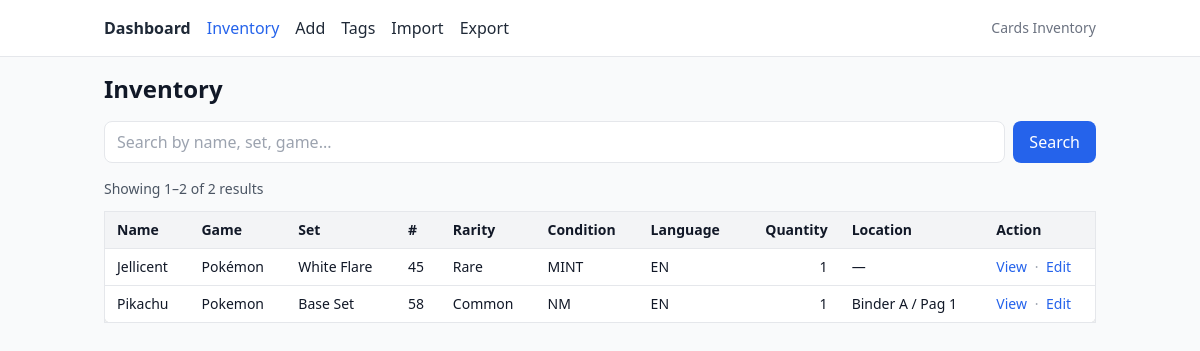
/items, run on an earlier commit of the app's database.
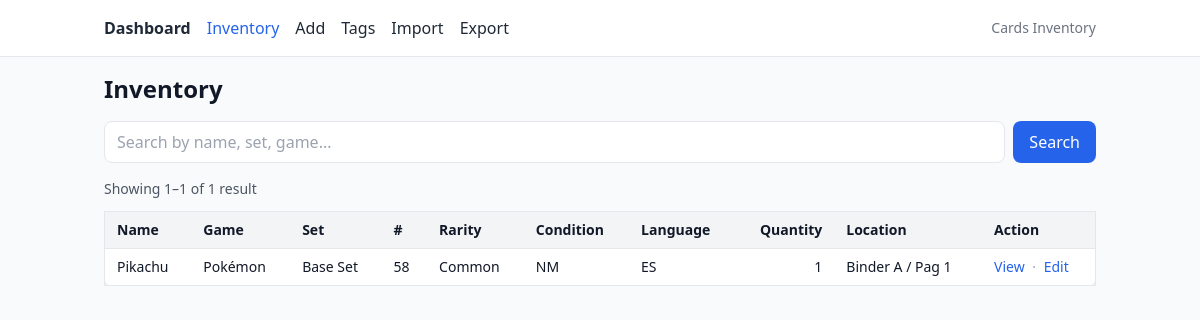
And on a later commit of the database.
### app/models/inventory.py (models this page shows)
class InventoryItem(SQLModel, table=True):
    __tablename__ = "inventoryitem"
    __table_args__ = ()
    id: Optional[int] = Field(default=None, primary_key=True)
    name: str = Field(index=True)
    game: str = Field(index=True)
    set_name: str = Field(index=True)
    set_code: Optional[str] = Field(default=None, index=True)
    number_set: int = Field(index=True)
    rarity: Rarity = Field(sa_column=Column(SAEnum(Rarity, name="rarity"), nullable=False))
    condition: Condition = Field(sa_column=Column(SAEnum(Condition, name="condition"), nullable=False))
    language: Language = Field(sa_column=Column(SAEnum(Language, name="language"), nullable=False))
    quantity: int = Field(default=0, ge=0, index=True)
    location: Optional[str] = None
    comercial_condition: ComercialCondition = Field(
        default=ComercialCondition.COLLECTION,
        sa_column=Column(SAEnum(ComercialCondition, name="comercial_condition"), nullable=False)
    )
    variant: Optional[str] = Field(default=None, index=True)
    notes: Optional[str] = None
    image_path: Optional[str] = None
    tags: list["Tag"] = Relationship(back_populates="items", link_model=ItemTag)

### app/routers/pages.py (the view)
@router.get("/items", response_class=HTMLResponse)
def items_page(
    request: Request,
    q: Optional[str] = Query(default=None, min_length=1),
    page: int = Query(default=1, ge=1),
    size: int = Query(default=20, ge=5, le=100),
    session: Session = Depends(get_session),
):
    filters = None
    if q:
        term = f"%{q.strip().lower()}%"
        filters = or_(
            func.lower(InventoryItem.name).like(term),
            func.lower(InventoryItem.set_name).like(term),
            func.lower(InventoryItem.game).like(term),
            func.lower(InventoryItem.variant).like(term),
            func.lower(InventoryItem.notes).like(term),
        )
    count_stmt = select(func.count()).select_from(InventoryItem)
    if filters is not None:
        count_stmt = count_stmt.where(filters)
    total: int = session.scalar(count_stmt)
    total_pages = max(1, (total + size - 1) // size)
    if page > total_pages:
        page = total_pages
    stmt = select(InventoryItem)
    if filters is not None:
        stmt = stmt.where(filters)
    stmt = (
        stmt.order_by(InventoryItem.name.asc(), InventoryItem.set_name.asc())
        .offset((page - 1) * size)
        .limit(size)
    )
    items = session.exec(stmt).all()
    display_from = 0 if total == 0 else (page - 1) * size + 1
    display_to = min(total, page * size)
    return templates.TemplateResponse(
        "items/list.html",
        {
            "request": request,
            "items": items,
            "q": q or "",
            "page": page,
            "size": size,
            "total": total,
            "total_pages": total_pages,
            "display_from": display_from,
            "display_to": display_to,
        },
    )

### app/templates/items/list.html (shortened to what this page needs)
{% extends "base.html" %}
{% block content %}
<h1 class="text-2xl font-bold mb-4">Inventory</h1>
<form method="get" action="{{ request.url_for('items_page') }}" class="mb-4 flex gap-2">
  <input
    type="text"
    name="q"
    value="{{ q }}"
    placeholder="Search by name, set, game..."
    class="flex-1 border rounded-lg px-3 py-2"
  />
  <button class="px-4 py-2 bg-blue-600 text-white rounded-lg">Search</button>
</form>
<div class="mb-3 text-sm text-gray-600">
  {% if total > 0 %}
    Showing {{ display_from }}–{{ display_to }} of {{ total }} result{{ 's' if total != 1 }}
  {% else %}
    No results found.
  {% endif %}
</div>
<div class="overflow-x-auto">
  <table class="min-w-full bg-white rounded-lg shadow border">
    <thead class="bg-gray-100 text-left text-sm">
      <tr>
        <th class="px-3 py-2">Name</th>
        <th class="px-3 py-2">Game</th>
        <th class="px-3 py-2">Set</th>
        <th class="px-3 py-2">#</th>
        <th class="px-3 py-2">Rarity</th>
        <th class="px-3 py-2">Condition</th>
        <th class="px-3 py-2">Language</th>
        <th class="px-3 py-2 text-right">Quantity</th>
        <th class="px-3 py-2">Location</th>
        <th class="px-3 py-2">Action</th>
      </tr>
    </thead>
    <tbody class="text-sm">
      {% for it in items %}
      <tr class="border-t">
        <td class="px-3 py-2 font-medium">{{ it.name }}</td>
        <td class="px-3 py-2">{{ it.game }}</td>
        <td class="px-3 py-2">{{ it.set_name }}</td>
        <td class="px-3 py-2">{{ it.number_set }}</td>
        <td class="px-3 py-2">{{ it.rarity.value }}</td>
        <td class="px-3 py-2">{{ it.condition.value }}</td>
        <td class="px-3 py-2">{{ it.language.value }}</td>
        <td class="px-3 py-2 text-right">{{ it.quantity }}</td>
        <td class="px-3 py-2">{{ it.location or '—' }}</td>
        <td class="px-3 py-2">
          <a href="{{ request.url_for('item_detail_page', item_id=it.id) }}" class="text-blue-600 hover:underline">View</a>
          <span class="mx-1 text-gray-400">·</span>
          <a href="{{ request.url_for('edit_item_page', item_id=it.id) }}" class="text-blue-600 hover:underline">Edit</a>
        </td>
      </tr>
      {% endfor %}
    </tbody>
  </table>
</div>
{% endblock %}

### app/templates/base.html (shortened to what this page needs)
<!doctype html>
<html lang="en">
<head>
  <script src="https://cdn.tailwindcss.com"></script>
</head>
<body class="min-h-screen bg-gray-50 text-gray-900">
  <header class="bg-white border-b">
    <nav class="max-w-5xl mx-auto flex flex-wrap items-center gap-4 p-4">
      <a href="{{ request.url_for('home') }}"
         class="font-semibold {{ 'text-blue-600' if request.url.path == '/' else 'text-gray-800 hover:text-blue-600' }}">
         Dashboard
      </a>
      <a href="/items" class="{{ 'text-blue-600' if request.url.path.startswith('/items') else 'text-gray-800 hover:text-blue-600' }}">Inventory</a>
      <a href="/items/new" class="{{ 'text-blue-600' if request.url.path == '/items/new' else 'text-gray-800 hover:text-blue-600' }}">Add</a>
      <a href="/tags" class="{{ 'text-blue-600' if request.url.path == '/tags' else 'text-gray-800 hover:text-blue-600' }}">Tags</a>
      <a href="/import" class="{{ 'text-blue-600' if request.url.path == '/import' else 'text-gray-800 hover:text-blue-600' }}">Import</a>
      <a href="/export" class="{{ 'text-blue-600' if request.url.path == '/export' else 'text-gray-800 hover:text-blue-600' }}">Export</a>
      <span class="ml-auto text-sm text-gray-500">Cards Inventory</span>
    </nav>
  </header>
  <main class="max-w-5xl mx-auto p-4">
    {% block content %}{% endblock %}
  </main>
</body>
</html>

What changed in the data, as far as the page shows it:
removed InventoryItem: name "Jellicent", game "Pokémon", set_name "White Flare", number_set "45", rarity.value "Rare", condition.value "MINT", language.value "EN", quantity "1", location "—"
changed InventoryItem "Pikachu": game "Pokemon" → "Pokémon"; language.value "EN" → "ES"
Also different on the page:
{{ display_to }}: "2" → "1"
{{ total }}: "2" → "1"
{{ 's' if total != 1 }}: "s" → (not shown)
